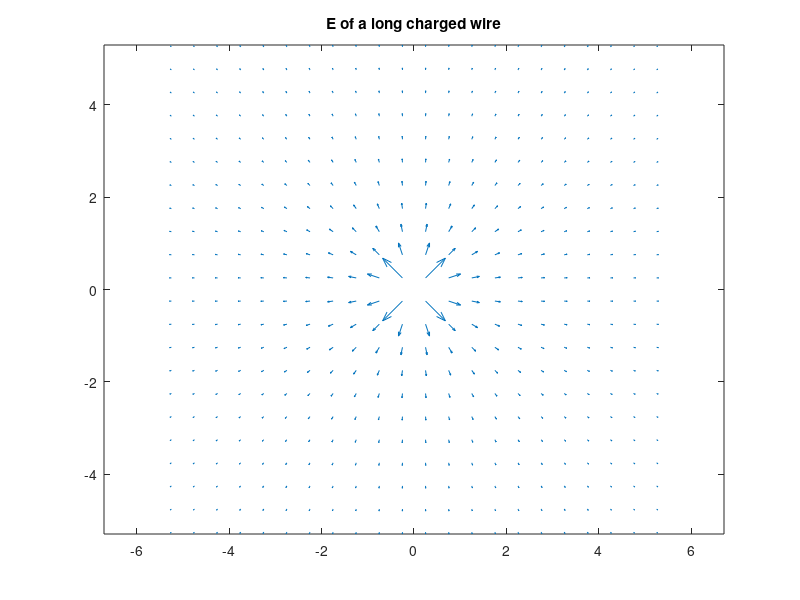
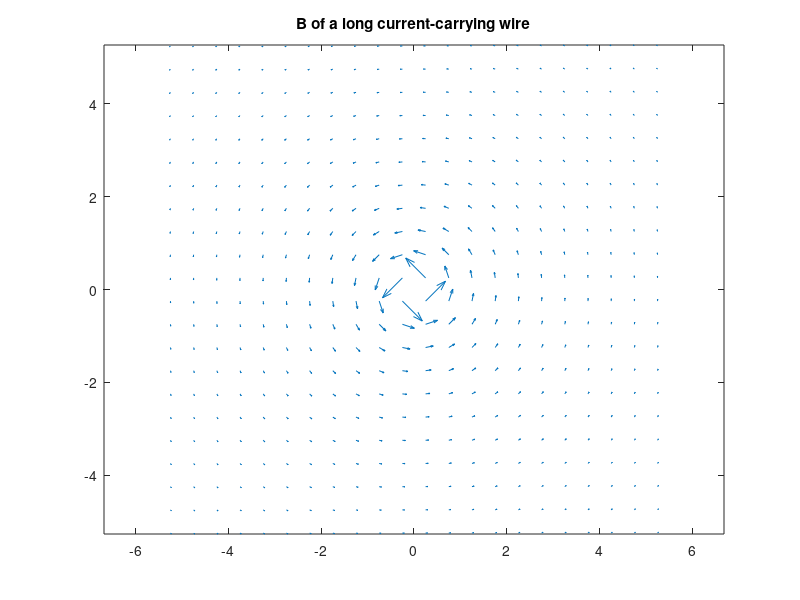
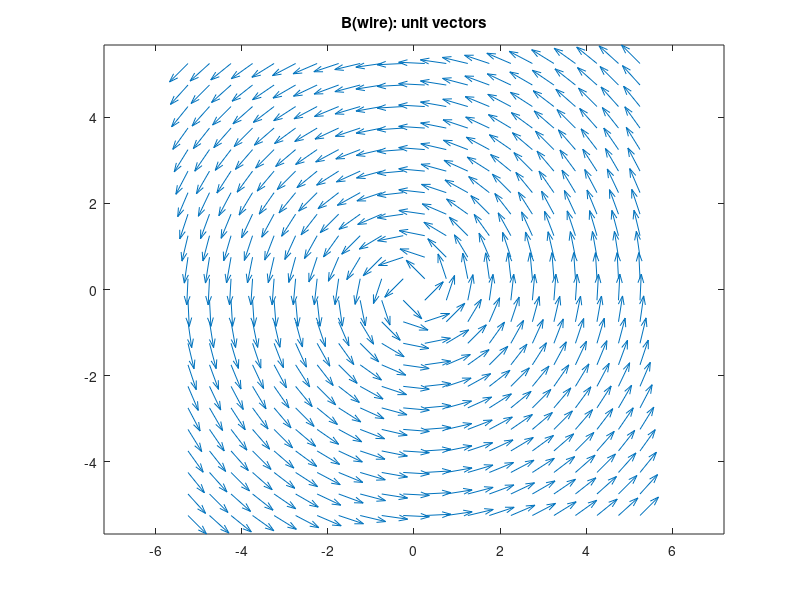
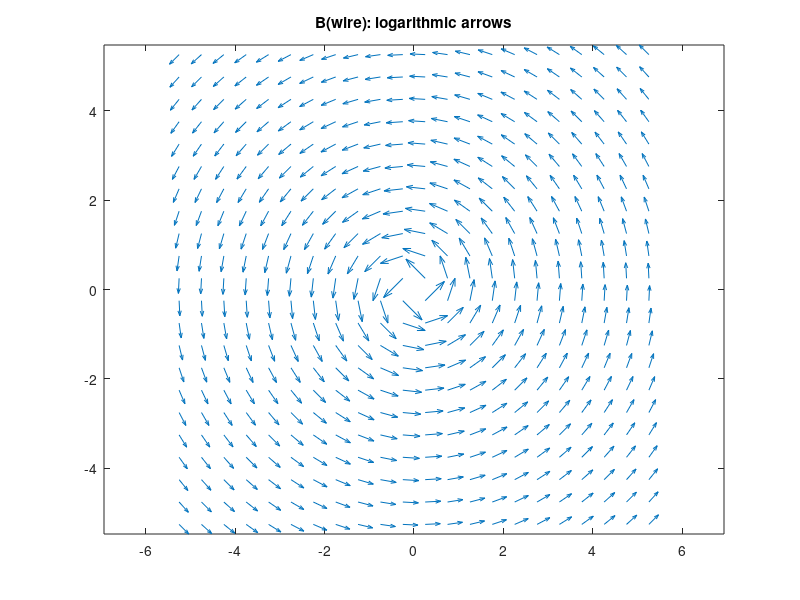

Reproduce these figures in MATLAB, in order.
clear;close

x=-5.25:.5:5.25;y=x; % define the x and y grids (avoid (0,0))
[X,Y]=ndgrid(x,y);

% Electric field of a long charged wire
Ex=X./(X.^2+Y.^2);
Ey=Y./(X.^2+Y.^2);

% make the field arrow plot
quiver(X,Y,Ex,Ey)
title('E of a long charged wire')

axis equal  % make the x and y axes be equally scaled

% Magnetic field of a long current-carrying wire
Bx=-Y./(  X.^2+Y.^2);
By=X./(X.^2+Y.^2);

% make the field arrow plot
figure
quiver(X,Y,Bx,By)
axis equal
title('B of a long current-carrying wire')

% The big magnitude difference across the region makes most arrows too small
% to see.  This can be fixed by plotting unit vectors instead
% (losing all magnitude information, but keeping direction)

B=sqrt(Bx.^2+By.^2);
Ux=Bx./B;
Uy=By./B;

figure
quiver(X,Y,Ux,Uy);
axis equal
title('B(wire): unit vectors')

% Or, you can still see qualitative size information without such a big
% variation in arrow size by having the arrow length be logarithmic.
% If s is the desired ratio between the longest arrow and the shortest one,
% this code will make the  appropriate field plot.
Bmin=min(min(B));
Bmax=max(max(B));
s=2;  % choose an arrow length ratio
k=(Bmax/Bmin)^(1/(s-1));

logsize=log(k*B/Bmin);
Lx=Ux.*logsize;
Ly=Uy.*logsize;

figure
quiver(X,Y,Lx,Ly);
axis equal
title('B(wire): logarithmic arrows')
